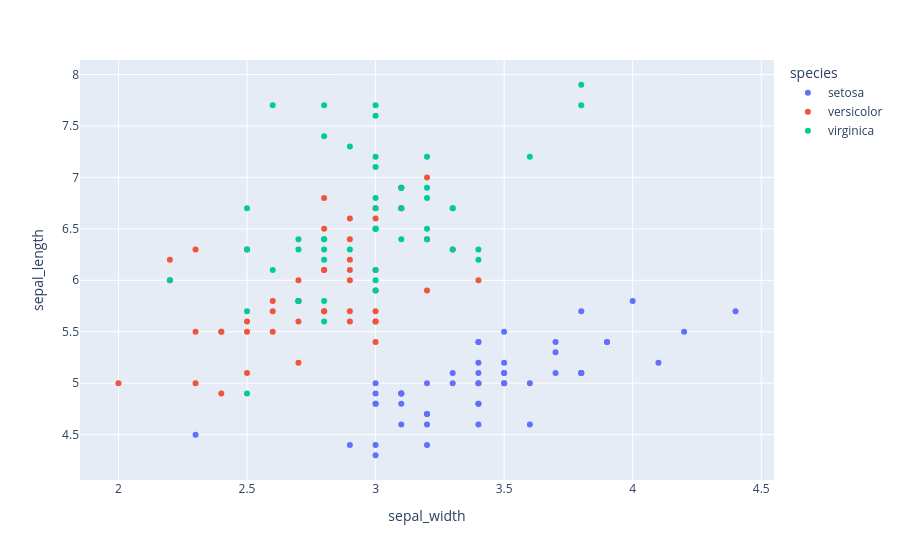

Source (notebook cell):
### Code cell
df2=px.data.iris()
fig=px.scatter(df2, x='sepal_width', y='sepal_length',color="species")
fig

### Figure 1 — Plotly figure (JSON) as saved in the notebook; plotly's stock layout.template omitted (floating-point values rounded to 4 significant figures)
{"data": [{"hovertemplate": "species=setosa<br>sepal_width=%{x}<br>sepal_length=%{y}<extra></extra>", "legendgroup": "setosa", "marker": {"color": "#636efa", "symbol": "circle"}, "mode": "markers", "name": "setosa", "orientation": "v", "showlegend": true, "type": "scatter", "x": [3.5, 3.0, 3.2, 3.1, 3.6, 3.9, 3.4, 3.4, 2.9, 3.1, 3.7, 3.4, 3.0, 3.0, 4.0, 4.4, 3.9, 3.5, 3.8, 3.8, 3.4, 3.7, 3.6, 3.3, 3.4, 3.0, 3.4, 3.5, 3.4, 3.2, 3.1, 3.4, 4.1, 4.2, 3.1, 3.2, 3.5, 3.1, 3.0, 3.4, 3.5, 2.3, 3.2, 3.5, 3.8, 3.0, 3.8, 3.2, 3.7, 3.3], "xaxis": "x", "y": [5.1, 4.9, 4.7, 4.6, 5.0, 5.4, 4.6, 5.0, 4.4, 4.9, 5.4, 4.8, 4.8, 4.3, 5.8, 5.7, 5.4, 5.1, 5.7, 5.1, 5.4, 5.1, 4.6, 5.1, 4.8, 5.0, 5.0, 5.2, 5.2, 4.7, 4.8, 5.4, 5.2, 5.5, 4.9, 5.0, 5.5, 4.9, 4.4, 5.1, 5.0, 4.5, 4.4, 5.0, 5.1, 4.8, 5.1, 4.6, 5.3, 5.0], "yaxis": "y"}, {"hovertemplate": "species=versicolor<br>sepal_width=%{x}<br>sepal_length=%{y}<extra></extra>", "legendgroup": "versicolor", "marker": {"color": "#EF553B", "symbol": "circle"}, "mode": "markers", "name": "versicolor", "orientation": "v", "showlegend": true, "type": "scatter", "x": [3.2, 3.2, 3.1, 2.3, 2.8, 2.8, 3.3, 2.4, 2.9, 2.7, 2.0, 3.0, 2.2, 2.9, 2.9, 3.1, 3.0, 2.7, 2.2, 2.5, 3.2, 2.8, 2.5, 2.8, 2.9, 3.0, 2.8, 3.0, 2.9, 2.6, 2.4, 2.4, 2.7, 2.7, 3.0, 3.4, 3.1, 2.3, 3.0, 2.5, 2.6, 3.0, 2.6, 2.3, 2.7, 3.0, 2.9, 2.9, 2.5, 2.8], "xaxis": "x", "y": [7.0, 6.4, 6.9, 5.5, 6.5, 5.7, 6.3, 4.9, 6.6, 5.2, 5.0, 5.9, 6.0, 6.1, 5.6, 6.7, 5.6, 5.8, 6.2, 5.6, 5.9, 6.1, 6.3, 6.1, 6.4, 6.6, 6.8, 6.7, 6.0, 5.7, 5.5, 5.5, 5.8, 6.0, 5.4, 6.0, 6.7, 6.3, 5.6, 5.5, 5.5, 6.1, 5.8, 5.0, 5.6, 5.7, 5.7, 6.2, 5.1, 5.7], "yaxis": "y"}, {"hovertemplate": "species=virginica<br>sepal_width=%{x}<br>sepal_length=%{y}<extra></extra>", "legendgroup": "virginica", "marker": {"color": "#00cc96", "symbol": "circle"}, "mode": "markers", "name": "virginica", "orientation": "v", "showlegend": true, "type": "scatter", "x": [3.3, 2.7, 3.0, 2.9, 3.0, 3.0, 2.5, 2.9, 2.5, 3.6, 3.2, 2.7, 3.0, 2.5, 2.8, 3.2, 3.0, 3.8, 2.6, 2.2, 3.2, 2.8, 2.8, 2.7, 3.3, 3.2, 2.8, 3.0, 2.8, 3.0, 2.8, 3.8, 2.8, 2.8, 2.6, 3.0, 3.4, 3.1, 3.0, 3.1, 3.1, 3.1, 2.7, 3.2, 3.3, 3.0, 2.5, 3.0, 3.4, 3.0], "xaxis": "x", "y": [6.3, 5.8, 7.1, 6.3, 6.5, 7.6, 4.9, 7.3, 6.7, 7.2, 6.5, 6.4, 6.8, 5.7, 5.8, 6.4, 6.5, 7.7, 7.7, 6.0, 6.9, 5.6, 7.7, 6.3, 6.7, 7.2, 6.2, 6.1, 6.4, 7.2, 7.4, 7.9, 6.4, 6.3, 6.1, 7.7, 6.3, 6.4, 6.0, 6.9, 6.7, 6.9, 5.8, 6.8, 6.7, 6.7, 6.3, 6.5, 6.2, 5.9], "yaxis": "y"}], "layout": {"legend": {"title": {"text": "species"}, "tracegroupgap": 0}, "margin": {"t": 60}, "xaxis": {"anchor": "y", "domain": [0, 1], "title": {"text": "sepal_width"}}, "yaxis": {"anchor": "x", "domain": [0, 1], "title": {"text": "sepal_length"}}}}
